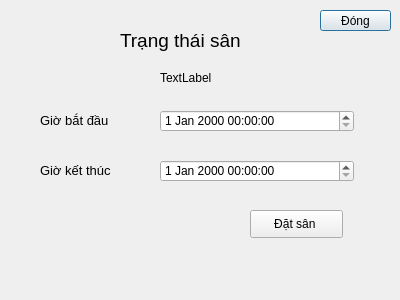
<?xml version="1.0" encoding="UTF-8"?>
<ui version="4.0">
 <class>Dialog</class>
 <widget class="QDialog" name="Dialog">
  <property name="geometry">
   <rect>
    <x>0</x>
    <y>0</y>
    <width>400</width>
    <height>300</height>
   </rect>
  </property>
  <property name="windowTitle">
   <string>Dialog</string>
  </property>
  <widget class="QLabel" name="label">
   <property name="geometry">
    <rect>
     <x>120</x>
     <y>20</y>
     <width>151</width>
     <height>41</height>
    </rect>
   </property>
   <property name="font">
    <font>
     <pointsize>14</pointsize>
    </font>
   </property>
   <property name="text">
    <string>Trạng thái sân </string>
   </property>
  </widget>
  <widget class="QLabel" name="label_2">
   <property name="geometry">
    <rect>
     <x>40</x>
     <y>110</y>
     <width>111</width>
     <height>21</height>
    </rect>
   </property>
   <property name="font">
    <font>
     <pointsize>10</pointsize>
    </font>
   </property>
   <property name="text">
    <string>Giờ bắt đầu</string>
   </property>
  </widget>
  <widget class="QLabel" name="label_3">
   <property name="geometry">
    <rect>
     <x>40</x>
     <y>160</y>
     <width>111</width>
     <height>21</height>
    </rect>
   </property>
   <property name="font">
    <font>
     <pointsize>10</pointsize>
    </font>
   </property>
   <property name="text">
    <string>Giờ kết thúc</string>
   </property>
  </widget>
  <widget class="QDateTimeEdit" name="dateTimeEdit_gio_bat_dau">
   <property name="geometry">
    <rect>
     <x>160</x>
     <y>110</y>
     <width>194</width>
     <height>22</height>
    </rect>
   </property>
  </widget>
  <widget class="QDateTimeEdit" name="dateTimeEdit_gio_ket_thuc">
   <property name="geometry">
    <rect>
     <x>160</x>
     <y>160</y>
     <width>194</width>
     <height>22</height>
    </rect>
   </property>
  </widget>
  <widget class="QPushButton" name="pushButton_dong">
   <property name="geometry">
    <rect>
     <x>320</x>
     <y>10</y>
     <width>71</width>
     <height>21</height>
    </rect>
   </property>
   <property name="text">
    <string>Đóng</string>
   </property>
  </widget>
  <widget class="QPushButton" name="pushButton_dat_san">
   <property name="geometry">
    <rect>
     <x>250</x>
     <y>210</y>
     <width>93</width>
     <height>28</height>
    </rect>
   </property>
   <property name="text">
    <string>Đặt sân </string>
   </property>
  </widget>
  <widget class="QLabel" name="label_4">
   <property name="geometry">
    <rect>
     <x>160</x>
     <y>70</y>
     <width>55</width>
     <height>16</height>
    </rect>
   </property>
   <property name="text">
    <string>TextLabel</string>
   </property>
  </widget>
 </widget>
 <resources/>
 <connections/>
</ui>
